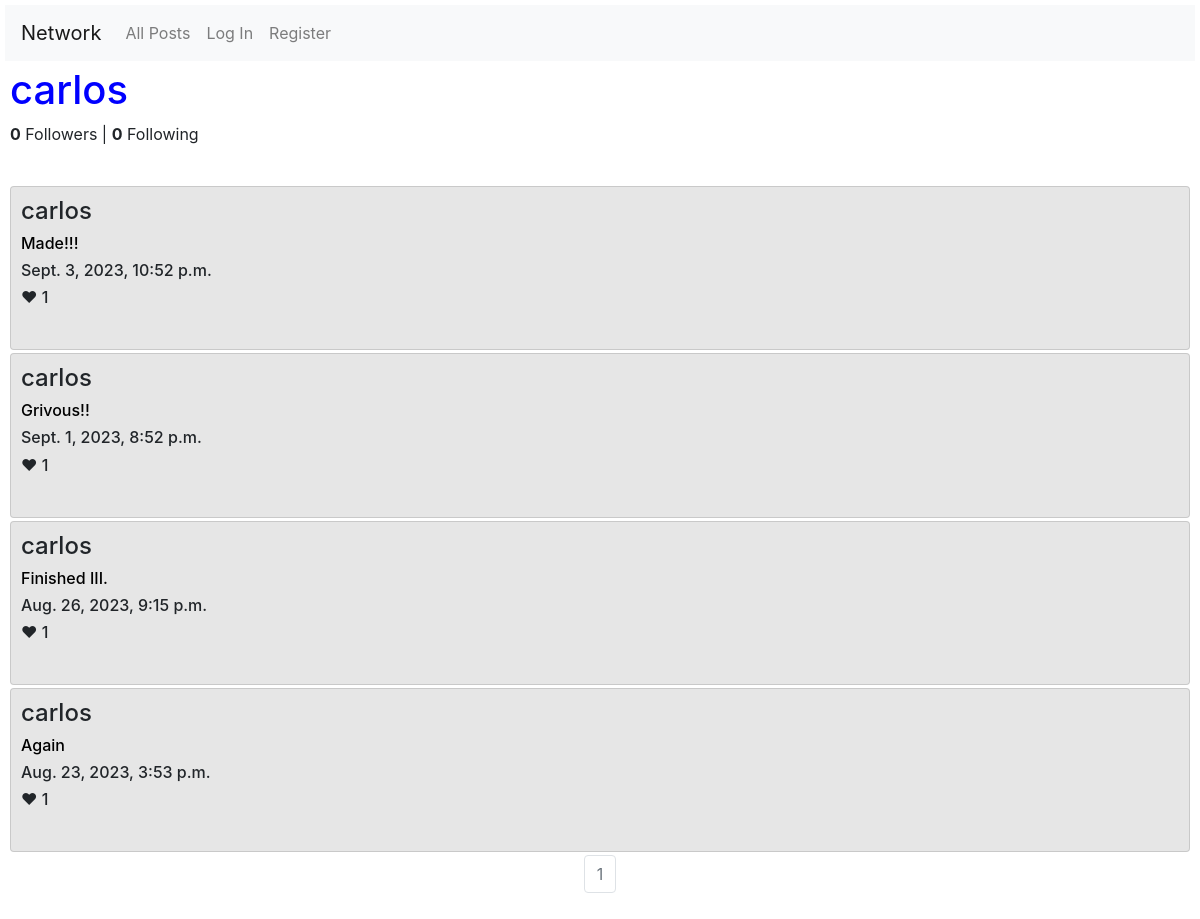
Page /profile/carlos on the earlier database version.
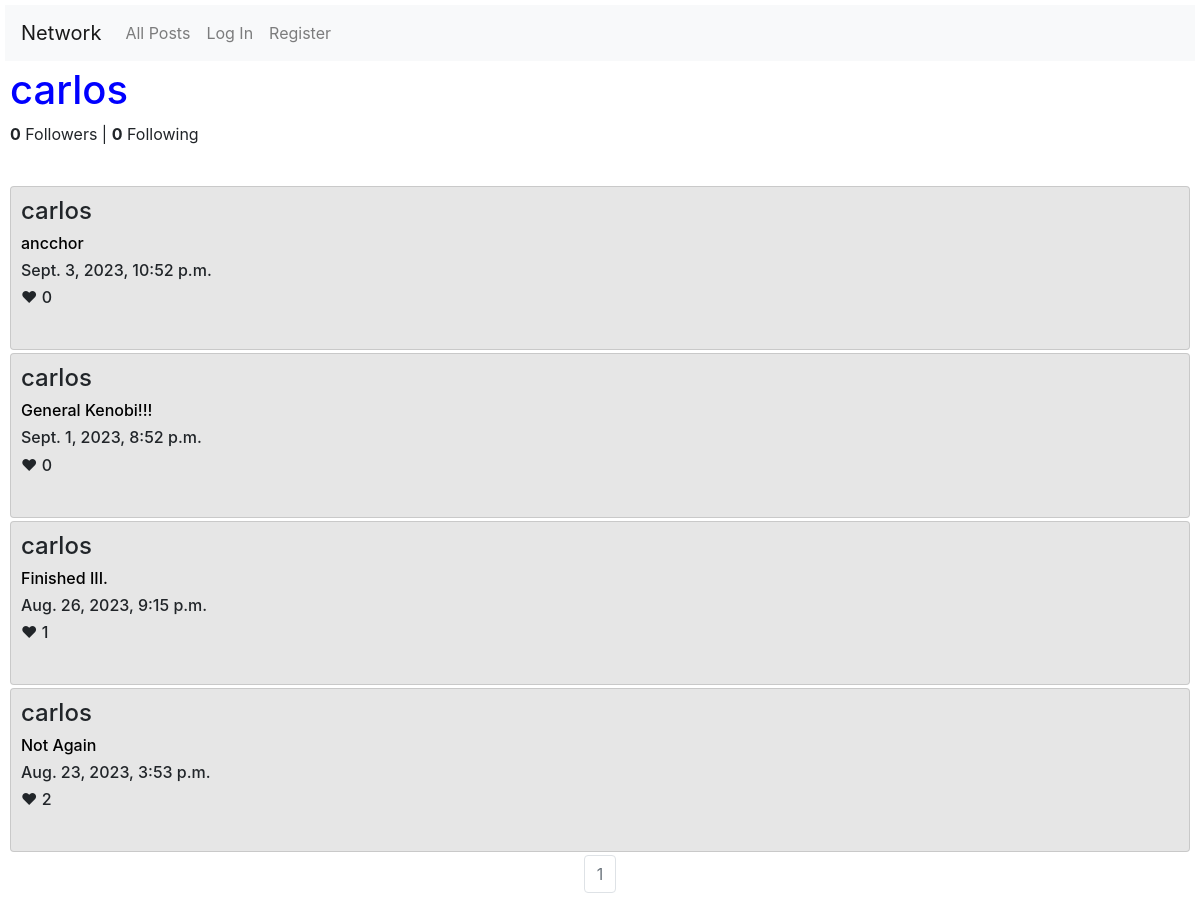
Same page on the later database version.
### network/models.py (models this page shows, shortened)
class User(AbstractUser):
    pass

class Post(models.Model):
    user = models.ForeignKey(User, on_delete=models.CASCADE, related_name="poster")
    content = models.TextField(max_length=180, null=False)
    timestamp = models.DateTimeField(auto_now_add=True)
    like = models.IntegerField(default=0)

### network/views.py (the view, shortened to what this page needs)
# urls.py: path("profile/<str:profile>", views.profile, name="profile"),
def profile(request, profile):
    try:
        f = UserFollowing.objects.get(user_id=User.objects.get(id=request.user.id), following_user_id=User.objects.get(username=profile))
        if f:
            status = "Yes"
        else:
            status = "Not"
        all_posts = Post.objects.filter(user=User.objects.get(username=profile)).order_by('-timestamp').all()
        posts = []
        for i in range(0, len(all_posts)):
            posts.append(all_posts[i])
        posts.sort(key=lambda post: post.id, reverse=True)
        paginator = Paginator(posts, 10)
        page_number = request.GET.get("page")
        page_obj = paginator.get_page(page_number)
        likes = UserLike.objects.filter(user_id=request.user.id)
        liked_posts_id = []
        for i in range(0, len(likes)):
            for j in range(0, len(posts)):
                if likes[i].post_like.id == posts[j].id:
                    liked_posts_id.append(posts[j].id)
        followers = 0
        following = 0
        for i in range(0, len(UserFollowing.objects.filter(following_user_id=request.user.id))):
            followers += 1
        for j in range(0, len(UserFollowing.objects.filter(user_id=request.user.id))):
            following += 1
        return render(request, "network/profile.html",
                    {"posts": page_obj,
                    "name": profile,
                    "status": status,
                    "likes": liked_posts_id,
                    "following": following,
                    "followers": followers})
    except ObjectDoesNotExist:
        status = "Not"
        all_posts = Post.objects.filter(user=User.objects.get(username=profile)).order_by('-timestamp').all()
        posts = []
        for i in range(0, len(all_posts)):
            posts.append(all_posts[i])
        posts.sort(key=lambda post: post.id, reverse=True)
        paginator = Paginator(posts, 10)
        page_number = request.GET.get("page")
        page_obj = paginator.get_page(page_number)
        likes = UserLike.objects.filter(user_id=request.user.id)
        liked_posts_id = []
        for i in range(0, len(likes)):
            for j in range(0, len(posts)):
                if likes[i].post_like.id == posts[j].id:
                    liked_posts_id.append(posts[j].id)
        followers = 0
        following = 0
        for i in range(0, len(UserFollowing.objects.filter(following_user_id=request.user.id))):
            followers += 1
        for j in range(0, len(UserFollowing.objects.filter(user_id=request.user.id))):
            following += 1
        return render(request, "network/profile.html",
                    {"posts": page_obj,
                    "name": profile,
                    "status": status,
                    "likes": liked_posts_id,
                    "followers": followers,
                    "following": following})

### network/templates/network/profile.html (shortened to what this page needs)
{% extends "network/layout.html" %}
{% block body %}
    <h1>{{name}}</h1>
    <div>
        <p> <b>{{followers}}</b> Followers | <b>{{following}}</b> Following</p>
    </div>
    <br>
    {% for post in posts %}
        {% if post.id in likes %}
            <div class="card">
                    <h4>{{post.user}}</h4>
                    <div id="post_{{post.id}}">
                        <h6><a id="anchor_{{post.id}}" class="anchor_content" href="{% url 'post_page' post.id %}">{{post.content}}</a></h6>
                        <h6> {{post.timestamp}} </h6>
                        <h6 id="like_{{post.id}}">&#10084; {{post.like}}</h6>
                        <br>
                        {% if user.is_authenticated %}
                        <div>
                            <button style="background-color: rgb(248, 79, 79); border-radius: 4px;" name="dislike" value="{{post.id}}">&#128078;</button>
                            {% if post.user == user %}
                                <button style="background-color: cornflowerblue; border-radius: 4px;" name="edit" value="{{post.id}}">Edit</button>
                            {% endif %}
                        </div>
                        {% endif %}
                    </div>
                    <div id="edit_div_{{post.id}}" style="display: none;">
                            <textarea autofocus autocomplete="off" class="form-control" id="post_edit_{{post.id}}"></textarea>
                            <br>
                            <button style="background-color: cornflowerblue; border-radius: 4px;" id="save_{{post.id}}" value="{{post.id}}">Save</button>
                    </div>
            </div>
        {% else %}
            <div class="card">
                    <h4>{{post.user}}</h4>
                    <div id="post_{{post.id}}">
                        <h6><a id="anchor_{{post.id}}" class="anchor_content" href="{% url 'post_page' post.id %}">{{post.content}}</a></h6>
                        <h6> {{post.timestamp}} </h6>
                        <h6 id="like_{{post.id}}">&#10084; {{post.like}}</h6>
                        <br>
                    </div>
            </div>
        {% endif %}
    {%endfor%}
    <nav aria-label="Page navigation example">
        <ul class="pagination justify-content-center">
          <li class="page-item disabled"><a class="page-link" href="#">{{posts.number}}</a></li>
        </ul>
      </nav>
{% endblock %}

### network/templates/network/layout.html (shortened to what this page needs)
{% load static %}
<!DOCTYPE html>
<html lang="en">
    <head>
        <link rel="stylesheet" href="https://stackpath.bootstrapcdn.com/bootstrap/4.4.1/css/bootstrap.min.css">
        <link href="{% static 'network/styles.css' %}" rel="stylesheet">
    </head>
    <body>
        <nav class="navbar navbar-expand navbar-light bg-light">
            <a class="navbar-brand" href="{% url 'index' %}">Network</a>
            <div>
              <ul class="navbar-nav mr-auto">
                <li class="nav-item">
                  <a class="nav-link" href="{% url 'index' %}">All Posts</a>
                </li>
                {% if user.is_authenticated %}
                    <li class="nav-item">
                        <a class="nav-link" href="{% url 'following' %}">Following</a>
                    </li>
                    <li class="nav-item">
                        <a class="nav-link" href="{% url 'logout' %}">Log Out</a>
                    </li>
                {% else %}
                    <li class="nav-item">
                        <a class="nav-link" href="{% url 'login' %}">Log In</a>
                    </li>
                    <li class="nav-item">
                        <a class="nav-link" href="{% url 'register' %}">Register</a>
                    </li>
                {% endif %}
              </ul>
            </div>
          </nav>
        <div id="block-body">
            {% block body %}
            {% endblock %}
        </div>
    </body>
</html>

### network/static/network/styles.css (style rules this page uses)
h1 { color: blue; }
.card { padding: 10px; background-color: rgb(230, 230, 230); margin-bottom: 3px; }
body, #block-body { padding: 5px; }
.anchor_content { text-decoration: none; color: black; }

Differences in the rows shown:
changed Post: content "Made!!!" → "ancchor"; like "1" → "0"
changed Post: content "Grivous!!" → "General Kenobi!!!"; like "1" → "0"
changed Post: content "Again" → "Not Again"; like "1" → "2"
